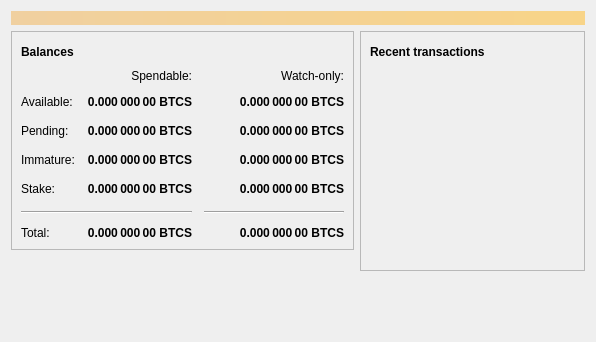
<?xml version="1.0" encoding="UTF-8"?>
<ui version="4.0">
 <class>OverviewPage</class>
 <widget class="QWidget" name="OverviewPage">
  <property name="geometry">
   <rect>
    <x>0</x>
    <y>0</y>
    <width>596</width>
    <height>342</height>
   </rect>
  </property>
  <property name="windowTitle">
   <string>Form</string>
  </property>
  <layout class="QVBoxLayout" name="topLayout">
   <item>
    <widget class="QLabel" name="labelAlerts">
     <property name="visible">
      <bool>false</bool>
     </property>
     <property name="styleSheet">
      <string notr="true">QLabel { background-color: qlineargradient(x1: 0, y1: 0, x2: 1, y2: 0, stop:0 #F0D0A0, stop:1 #F8D488); color:#000000; }</string>
     </property>
     <property name="wordWrap">
      <bool>true</bool>
     </property>
     <property name="margin">
      <number>3</number>
     </property>
     <property name="textInteractionFlags">
      <set>Qt::TextSelectableByMouse</set>
     </property>
    </widget>
   </item>
   <item>
    <layout class="QHBoxLayout" name="horizontalLayout" stretch="1,1">
     <item>
      <layout class="QVBoxLayout" name="verticalLayout_2">
       <item>
        <widget class="QFrame" name="frame">
         <property name="frameShape">
          <enum>QFrame::StyledPanel</enum>
         </property>
         <property name="frameShadow">
          <enum>QFrame::Raised</enum>
         </property>
         <layout class="QVBoxLayout" name="verticalLayout_4">
          <item>
           <layout class="QHBoxLayout" name="horizontalLayout_4">
            <item>
             <widget class="QLabel" name="label_5">
              <property name="font">
               <font>
                <weight>75</weight>
                <bold>true</bold>
               </font>
              </property>
              <property name="text">
               <string>Balances</string>
              </property>
             </widget>
            </item>
            <item>
             <widget class="QPushButton" name="labelWalletStatus">
              <property name="enabled">
               <bool>true</bool>
              </property>
              <property name="maximumSize">
               <size>
                <width>30</width>
                <height>16777215</height>
               </size>
              </property>
              <property name="toolTip">
               <string>The displayed information may be out of date. Your wallet automatically synchronizes with the Bitcoin network after a connection is established, but this process has not completed yet.</string>
              </property>
              <property name="text">
               <string/>
              </property>
              <property name="icon">
               <iconset resource="../bitcoin.qrc">
                <normaloff>:/icons/warning</normaloff>
                <disabledoff>:/icons/warning</disabledoff>:/icons/warning</iconset>
              </property>
              <property name="iconSize">
               <size>
                <width>24</width>
                <height>24</height>
               </size>
              </property>
              <property name="flat">
               <bool>true</bool>
              </property>
             </widget>
            </item>
            <item>
             <spacer name="horizontalSpacer_3">
              <property name="orientation">
               <enum>Qt::Horizontal</enum>
              </property>
              <property name="sizeHint" stdset="0">
               <size>
                <width>40</width>
                <height>20</height>
               </size>
              </property>
             </spacer>
            </item>
           </layout>
          </item>
          <item>
           <layout class="QGridLayout" name="gridLayout">
            <property name="spacing">
             <number>12</number>
            </property>
            <item row="2" column="2">
             <widget class="QLabel" name="labelWatchPending">
              <property name="font">
               <font>
                <weight>75</weight>
                <bold>true</bold>
               </font>
              </property>
              <property name="cursor">
               <cursorShape>IBeamCursor</cursorShape>
              </property>
              <property name="toolTip">
               <string>Unconfirmed transactions to watch-only addresses</string>
              </property>
              <property name="text">
               <string notr="true">0.000 000 00 BTCS</string>
              </property>
              <property name="alignment">
               <set>Qt::AlignRight|Qt::AlignTrailing|Qt::AlignVCenter</set>
              </property>
              <property name="textInteractionFlags">
               <set>Qt::LinksAccessibleByMouse|Qt::TextSelectableByKeyboard|Qt::TextSelectableByMouse</set>
              </property>
             </widget>
            </item>
            <item row="2" column="1">
             <widget class="QLabel" name="labelUnconfirmed">
              <property name="font">
               <font>
                <weight>75</weight>
                <bold>true</bold>
               </font>
              </property>
              <property name="cursor">
               <cursorShape>IBeamCursor</cursorShape>
              </property>
              <property name="toolTip">
               <string>Total of transactions that have yet to be confirmed, and do not yet count toward the spendable balance</string>
              </property>
              <property name="text">
               <string notr="true">0.000 000 00 BTCS</string>
              </property>
              <property name="alignment">
               <set>Qt::AlignRight|Qt::AlignTrailing|Qt::AlignVCenter</set>
              </property>
              <property name="textInteractionFlags">
               <set>Qt::LinksAccessibleByMouse|Qt::TextSelectableByKeyboard|Qt::TextSelectableByMouse</set>
              </property>
             </widget>
            </item>
            <item row="3" column="2">
             <widget class="QLabel" name="labelWatchImmature">
              <property name="font">
               <font>
                <weight>75</weight>
                <bold>true</bold>
               </font>
              </property>
              <property name="cursor">
               <cursorShape>IBeamCursor</cursorShape>
              </property>
              <property name="toolTip">
               <string>Mined balance in watch-only addresses that has not yet matured</string>
              </property>
              <property name="text">
               <string notr="true">0.000 000 00 BTCS</string>
              </property>
              <property name="alignment">
               <set>Qt::AlignRight|Qt::AlignTrailing|Qt::AlignVCenter</set>
              </property>
              <property name="textInteractionFlags">
               <set>Qt::LinksAccessibleByMouse|Qt::TextSelectableByKeyboard|Qt::TextSelectableByMouse</set>
              </property>
             </widget>
            </item>
            <item row="5" column="0" colspan="2">
             <widget class="Line" name="line">
              <property name="orientation">
               <enum>Qt::Horizontal</enum>
              </property>
             </widget>
            </item>
            <item row="5" column="2">
             <widget class="Line" name="lineWatchBalance">
              <property name="sizePolicy">
               <sizepolicy hsizetype="Preferred" vsizetype="Fixed">
                <horstretch>0</horstretch>
                <verstretch>0</verstretch>
               </sizepolicy>
              </property>
              <property name="minimumSize">
               <size>
                <width>140</width>
                <height>0</height>
               </size>
              </property>
              <property name="orientation">
               <enum>Qt::Horizontal</enum>
              </property>
             </widget>
            </item>
            <item row="6" column="0">
             <widget class="QLabel" name="labelTotalText">
              <property name="text">
               <string>Total:</string>
              </property>
             </widget>
            </item>
            <item row="3" column="1">
             <widget class="QLabel" name="labelImmature">
              <property name="font">
               <font>
                <weight>75</weight>
                <bold>true</bold>
               </font>
              </property>
              <property name="cursor">
               <cursorShape>IBeamCursor</cursorShape>
              </property>
              <property name="toolTip">
               <string>Mined balance that has not yet matured</string>
              </property>
              <property name="text">
               <string notr="true">0.000 000 00 BTCS</string>
              </property>
              <property name="alignment">
               <set>Qt::AlignRight|Qt::AlignTrailing|Qt::AlignVCenter</set>
              </property>
              <property name="textInteractionFlags">
               <set>Qt::LinksAccessibleByMouse|Qt::TextSelectableByKeyboard|Qt::TextSelectableByMouse</set>
              </property>
             </widget>
            </item>
            <item row="2" column="3">
             <spacer name="horizontalSpacer_2">
              <property name="orientation">
               <enum>Qt::Horizontal</enum>
              </property>
              <property name="sizeHint" stdset="0">
               <size>
                <width>40</width>
                <height>20</height>
               </size>
              </property>
             </spacer>
            </item>
            <item row="3" column="0">
             <widget class="QLabel" name="labelImmatureText">
              <property name="text">
               <string>Immature:</string>
              </property>
             </widget>
            </item>
            <item row="4" column="1">
             <widget class="QLabel" name="labelStake">
              <property name="font">
               <font>
                <weight>75</weight>
                <bold>true</bold>
               </font>
              </property>
              <property name="cursor">
               <cursorShape>IBeamCursor</cursorShape>
              </property>
              <property name="toolTip">
               <string>Stake</string>
              </property>
              <property name="text">
               <string notr="true">0.000 000 00 BTCS</string>
              </property>
              <property name="alignment">
               <set>Qt::AlignRight|Qt::AlignTrailing|Qt::AlignVCenter</set>
              </property>
              <property name="textInteractionFlags">
               <set>Qt::LinksAccessibleByMouse|Qt::TextSelectableByKeyboard|Qt::TextSelectableByMouse</set>
              </property>
             </widget>
            </item>
            <item row="4" column="3">
             <spacer name="horizontalSpacer_4">
              <property name="orientation">
               <enum>Qt::Horizontal</enum>
              </property>
              <property name="sizeHint" stdset="0">
               <size>
                <width>40</width>
                <height>20</height>
               </size>
              </property>
             </spacer>
            </item>
            <item row="4" column="0">
             <widget class="QLabel" name="labelStakeText">
              <property name="text">
                <string>Stake:</string>
              </property>
             </widget>
            </item>
            <item row="4" column="2">
             <widget class="QLabel" name="labelWatchStake">
              <property name="font">
               <font>
                <weight>75</weight>
                <bold>true</bold>
               </font>
              </property>
              <property name="cursor">
               <cursorShape>IBeamCursor</cursorShape>
              </property>
              <property name="toolTip">
               <string>Watch Stake</string>
              </property>
              <property name="text">
               <string notr="true">0.000 000 00 BTCS</string>
              </property>
              <property name="alignment">
               <set>Qt::AlignRight|Qt::AlignTrailing|Qt::AlignVCenter</set>
              </property>
              <property name="textInteractionFlags">
               <set>Qt::LinksAccessibleByMouse|Qt::TextSelectableByKeyboard|Qt::TextSelectableByMouse</set>
              </property>
             </widget>
            </item>
            <item row="6" column="1">
             <widget class="QLabel" name="labelTotal">
              <property name="font">
               <font>
                <weight>75</weight>
                <bold>true</bold>
               </font>
              </property>
              <property name="cursor">
               <cursorShape>IBeamCursor</cursorShape>
              </property>
              <property name="toolTip">
               <string>Your current total balance</string>
              </property>
              <property name="text">
               <string notr="true">0.000 000 00 BTCS</string>
              </property>
              <property name="alignment">
               <set>Qt::AlignRight|Qt::AlignTrailing|Qt::AlignVCenter</set>
              </property>
              <property name="textInteractionFlags">
               <set>Qt::LinksAccessibleByMouse|Qt::TextSelectableByKeyboard|Qt::TextSelectableByMouse</set>
              </property>
             </widget>
            </item>
            <item row="6" column="2">
             <widget class="QLabel" name="labelWatchTotal">
              <property name="font">
               <font>
                <weight>75</weight>
                <bold>true</bold>
               </font>
              </property>
              <property name="cursor">
               <cursorShape>IBeamCursor</cursorShape>
              </property>
              <property name="toolTip">
               <string>Current total balance in watch-only addresses</string>
              </property>
              <property name="text">
               <string notr="true">0.000 000 00 BTCS</string>
              </property>
              <property name="alignment">
               <set>Qt::AlignRight|Qt::AlignTrailing|Qt::AlignVCenter</set>
              </property>
              <property name="textInteractionFlags">
               <set>Qt::LinksAccessibleByMouse|Qt::TextSelectableByKeyboard|Qt::TextSelectableByMouse</set>
              </property>
             </widget>
            </item>
            <item row="0" column="2">
             <widget class="QLabel" name="labelWatchonly">
              <property name="text">
               <string>Watch-only:</string>
              </property>
              <property name="alignment">
               <set>Qt::AlignRight|Qt::AlignTrailing|Qt::AlignVCenter</set>
              </property>
             </widget>
            </item>
            <item row="1" column="0">
             <widget class="QLabel" name="labelBalanceText">
              <property name="text">
               <string>Available:</string>
              </property>
             </widget>
            </item>
            <item row="1" column="1">
             <widget class="QLabel" name="labelBalance">
              <property name="font">
               <font>
                <weight>75</weight>
                <bold>true</bold>
               </font>
              </property>
              <property name="cursor">
               <cursorShape>IBeamCursor</cursorShape>
              </property>
              <property name="toolTip">
               <string>Your current spendable balance</string>
              </property>
              <property name="text">
               <string notr="true">0.000 000 00 BTCS</string>
              </property>
              <property name="alignment">
               <set>Qt::AlignRight|Qt::AlignTrailing|Qt::AlignVCenter</set>
              </property>
              <property name="textInteractionFlags">
               <set>Qt::LinksAccessibleByMouse|Qt::TextSelectableByKeyboard|Qt::TextSelectableByMouse</set>
              </property>
             </widget>
            </item>
            <item row="1" column="2">
             <widget class="QLabel" name="labelWatchAvailable">
              <property name="font">
               <font>
                <weight>75</weight>
                <bold>true</bold>
               </font>
              </property>
              <property name="cursor">
               <cursorShape>IBeamCursor</cursorShape>
              </property>
              <property name="toolTip">
               <string>Your current balance in watch-only addresses</string>
              </property>
              <property name="text">
               <string notr="true">0.000 000 00 BTCS</string>
              </property>
              <property name="alignment">
               <set>Qt::AlignRight|Qt::AlignTrailing|Qt::AlignVCenter</set>
              </property>
              <property name="textInteractionFlags">
               <set>Qt::LinksAccessibleByMouse|Qt::TextSelectableByKeyboard|Qt::TextSelectableByMouse</set>
              </property>
             </widget>
            </item>
            <item row="2" column="0">
             <widget class="QLabel" name="labelPendingText">
              <property name="text">
               <string>Pending:</string>
              </property>
             </widget>
            </item>
            <item row="0" column="1">
             <widget class="QLabel" name="labelSpendable">
              <property name="text">
               <string>Spendable:</string>
              </property>
              <property name="alignment">
               <set>Qt::AlignRight|Qt::AlignTrailing|Qt::AlignVCenter</set>
              </property>
             </widget>
            </item>
           </layout>
          </item>
         </layout>
        </widget>
       </item>
       <item>
        <spacer name="verticalSpacer">
         <property name="orientation">
          <enum>Qt::Vertical</enum>
         </property>
         <property name="sizeHint" stdset="0">
          <size>
           <width>20</width>
           <height>40</height>
          </size>
         </property>
        </spacer>
       </item>
      </layout>
     </item>
     <item>
      <layout class="QVBoxLayout" name="verticalLayout_3">
       <item>
        <widget class="QFrame" name="frame_2">
         <property name="frameShape">
          <enum>QFrame::StyledPanel</enum>
         </property>
         <property name="frameShadow">
          <enum>QFrame::Raised</enum>
         </property>
         <layout class="QVBoxLayout" name="verticalLayout">
          <item>
           <layout class="QHBoxLayout" name="horizontalLayout_2">
            <item>
             <widget class="QLabel" name="label_4">
              <property name="font">
               <font>
                <weight>75</weight>
                <bold>true</bold>
               </font>
              </property>
              <property name="text">
               <string>Recent transactions</string>
              </property>
             </widget>
            </item>
            <item>
             <widget class="QPushButton" name="labelTransactionsStatus">
              <property name="enabled">
               <bool>true</bool>
              </property>
              <property name="maximumSize">
               <size>
                <width>30</width>
                <height>16777215</height>
               </size>
              </property>
              <property name="toolTip">
               <string>The displayed information may be out of date. Your wallet automatically synchronizes with the Bitcoin network after a connection is established, but this process has not completed yet.</string>
              </property>
              <property name="text">
               <string/>
              </property>
              <property name="icon">
               <iconset resource="../bitcoin.qrc">
                <normaloff>:/icons/warning</normaloff>
                <disabledoff>:/icons/warning</disabledoff>:/icons/warning</iconset>
              </property>
              <property name="iconSize">
               <size>
                <width>24</width>
                <height>24</height>
               </size>
              </property>
              <property name="flat">
               <bool>true</bool>
              </property>
             </widget>
            </item>
            <item>
             <spacer name="horizontalSpacer">
              <property name="orientation">
               <enum>Qt::Horizontal</enum>
              </property>
              <property name="sizeHint" stdset="0">
               <size>
                <width>40</width>
                <height>20</height>
               </size>
              </property>
             </spacer>
            </item>
           </layout>
          </item>
          <item>
           <widget class="QListView" name="listTransactions">
            <property name="styleSheet">
             <string notr="true">QListView { background: transparent; }</string>
            </property>
            <property name="frameShape">
             <enum>QFrame::NoFrame</enum>
            </property>
            <property name="verticalScrollBarPolicy">
             <enum>Qt::ScrollBarAlwaysOff</enum>
            </property>
            <property name="horizontalScrollBarPolicy">
             <enum>Qt::ScrollBarAlwaysOff</enum>
            </property>
            <property name="selectionMode">
             <enum>QAbstractItemView::NoSelection</enum>
            </property>
           </widget>
          </item>
         </layout>
        </widget>
       </item>
       <item>
        <spacer name="verticalSpacer_2">
         <property name="orientation">
          <enum>Qt::Vertical</enum>
         </property>
         <property name="sizeHint" stdset="0">
          <size>
           <width>20</width>
           <height>40</height>
          </size>
         </property>
        </spacer>
       </item>
      </layout>
     </item>
    </layout>
   </item>
  </layout>
 </widget>
 <resources/>
 <connections/>
</ui>
